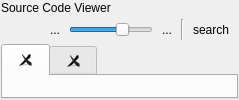
  <widget class="QWidget" name="centralWidget">
   <layout class="QHBoxLayout" name="horizontalLayout_7">
    <property name="spacing">
     <number>0</number>
    </property>
    <property name="margin">
     <number>0</number>
    </property>
    <item>
     <widget class="QFrame" name="frame_central">
      <property name="frameShape">
       <enum>QFrame::NoFrame</enum>
      </property>
      <property name="frameShadow">
       <enum>QFrame::Raised</enum>
      </property>
      <layout class="QVBoxLayout" name="verticalLayout_5">
       <property name="spacing">
        <number>2</number>
       </property>
       <property name="margin">
        <number>1</number>
       </property>
       <item>
        <widget class="QLabel" name="label">
         <property name="text">
          <string>Source Code Viewer</string>
         </property>
        </widget>
       </item>
       <item>
        <widget class="QFrame" name="frame_slider">
         <property name="frameShape">
          <enum>QFrame::NoFrame</enum>
         </property>
         <property name="frameShadow">
          <enum>QFrame::Raised</enum>
         </property>
         <layout class="QHBoxLayout" name="horizontalLayout">
          <property name="spacing">
           <number>2</number>
          </property>
          <property name="margin">
           <number>2</number>
          </property>
          <item>
           <spacer name="horizontalSpacer_3">
            <property name="orientation">
             <enum>Qt::Horizontal</enum>
            </property>
            <property name="sizeHint" stdset="0">
             <size>
              <width>40</width>
              <height>20</height>
             </size>
            </property>
           </spacer>
          </item>
          <item>
           <widget class="QToolButton" name="toolButton_light">
            <property name="text">
             <string>...</string>
            </property>
            <property name="icon">
             <iconset resource="resources.qrc">
              <normaloff>:/images/opacity1.png</normaloff>:/images/opacity1.png</iconset>
            </property>
            <property name="iconSize">
             <size>
              <width>25</width>
              <height>25</height>
             </size>
            </property>
            <property name="checkable">
             <bool>false</bool>
            </property>
            <property name="checked">
             <bool>false</bool>
            </property>
            <property name="autoRaise">
             <bool>true</bool>
            </property>
           </widget>
          </item>
          <item>
           <widget class="QSlider" name="horizontalSlider">
            <property name="sizePolicy">
             <sizepolicy hsizetype="Fixed" vsizetype="Fixed">
              <horstretch>0</horstretch>
              <verstretch>0</verstretch>
             </sizepolicy>
            </property>
            <property name="toolTip">
             <string>opacity of codebackground</string>
            </property>
            <property name="maximum">
             <number>255</number>
            </property>
            <property name="value">
             <number>170</number>
            </property>
            <property name="orientation">
             <enum>Qt::Horizontal</enum>
            </property>
           </widget>
          </item>
          <item>
           <widget class="QToolButton" name="toolButton_dark">
            <property name="text">
             <string>...</string>
            </property>
            <property name="icon">
             <iconset resource="resources.qrc">
              <normaloff>:/images/opacity2.png</normaloff>:/images/opacity2.png</iconset>
            </property>
            <property name="iconSize">
             <size>
              <width>25</width>
              <height>25</height>
             </size>
            </property>
            <property name="autoRaise">
             <bool>true</bool>
            </property>
           </widget>
          </item>
          <item>
           <widget class="Line" name="line_2">
            <property name="orientation">
             <enum>Qt::Vertical</enum>
            </property>
           </widget>
          </item>
          <item>
           <widget class="QToolButton" name="toolButton_finder">
            <property name="toolTip">
             <string>search</string>
            </property>
            <property name="text">
             <string>search</string>
            </property>
            <property name="icon">
             <iconset resource="resources.qrc">
              <normaloff>:/images/lupe.png</normaloff>:/images/lupe.png</iconset>
            </property>
            <property name="iconSize">
             <size>
              <width>25</width>
              <height>25</height>
             </size>
            </property>
            <property name="shortcut">
             <string>Ctrl+F</string>
            </property>
            <property name="autoRaise">
             <bool>true</bool>
            </property>
           </widget>
          </item>
         </layout>
        </widget>
       </item>
       <item>
        <widget class="QTabWidget" name="tabWidget">
         <property name="enabled">
          <bool>true</bool>
         </property>
         <property name="currentIndex">
          <number>0</number>
         </property>
         <property name="documentMode">
          <bool>false</bool>
         </property>
         <property name="tabsClosable">
          <bool>true</bool>
         </property>
         <property name="movable">
          <bool>false</bool>
         </property>
         <widget class="QWidget" name="tab">
          <attribute name="title">
           <string/>
          </attribute>
          <layout class="QGridLayout" name="gridLayout_2">
           <property name="margin">
            <number>0</number>
           </property>
          </layout>
         </widget>
         <widget class="QWidget" name="tab_2">
          <property name="enabled">
           <bool>true</bool>
          </property>
          <attribute name="title">
           <string/>
          </attribute>
         </widget>
        </widget>
       </item>
      </layout>
     </widget>
    </item>
   </layout>
  </widget>
